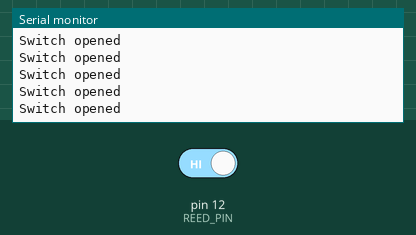
This sketch was run on a simulated Arduino Uno, built with avr-gcc and run on an emulated ATmega328P. Parts: the last lines printed to the serial monitor. The inputs (shaded band) are chosen by the test bench; at power-on: pin 12 (REED_PIN) HIGH.

Above: at 1.2 s.
1.3 s: pin 12 (REED_PIN) driven LOW
At 2.2 s:
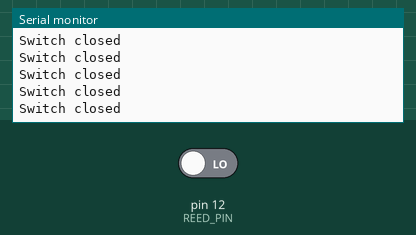
6.2 s: pin 12 (REED_PIN) driven HIGH
At 7.2 s:
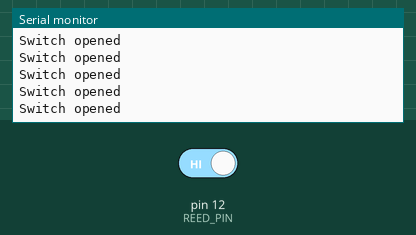
15.2 s: pin 12 (REED_PIN) driven LOW
At 15.7 s:
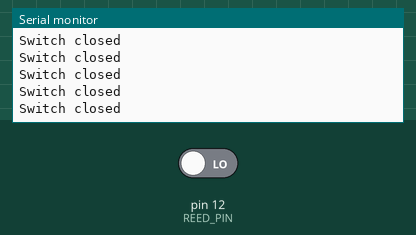

Measured:
- after the input at 1.3 s, the serial monitor: prints a new line after 0.07 s (image 1)
- after the input at 6.2 s, the serial monitor: prints a new line after 0.07 s (image 2)
- after the input at 15.2 s, the serial monitor: prints a new line after 0.07 s (image 3)

The sketch:

Abstandssensor.ino
```cpp
const int REED_PIN = 12;	// Pin connected to reed switch
//const int LED_PIN = 13;	// LED pin

void setup() {
	Serial.begin(9600);
	pinMode(REED_PIN, INPUT_PULLUP);	// Enable internal pull-up for the reed switch
	//pinMode(LED_PIN, OUTPUT);
}

void loop() {
	int proximity = digitalRead(REED_PIN); // Read the state of the switch

	// If the pin reads low, the switch is closed.
	if (proximity == LOW) {
		Serial.println("Switch closed");
		//digitalWrite(LED_PIN, HIGH);	// Turn the LED on
	}
	else {
		Serial.println("Switch opened");
		//digitalWrite(LED_PIN, LOW);		// Turn the LED off
	}
}
```
